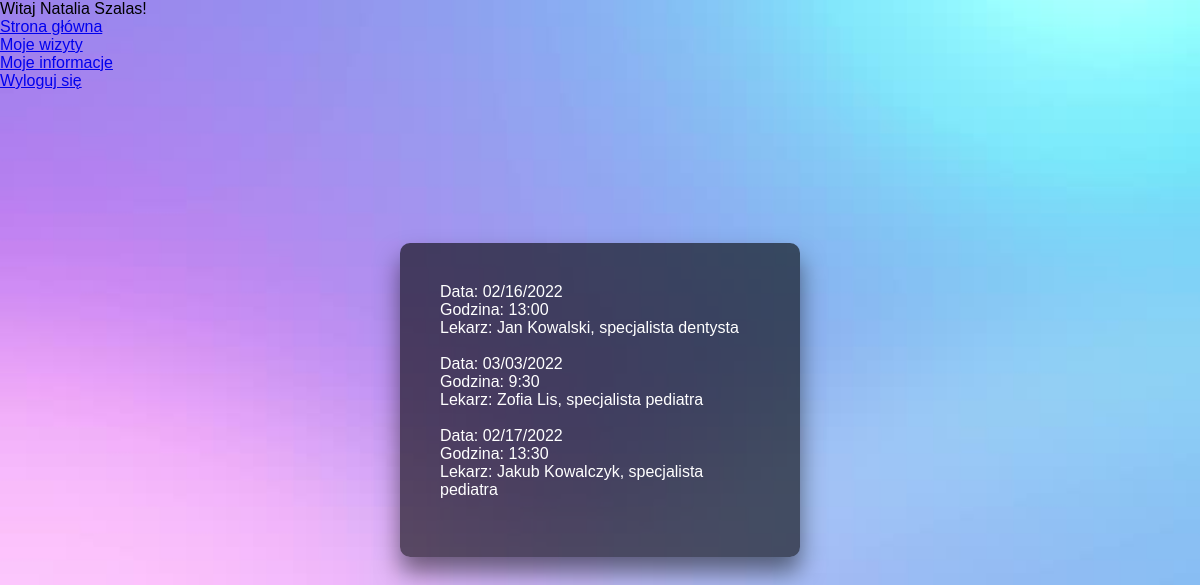
/moje_wizyty.php (signed in), run on the app's committed database.
### tables this page shows
CREATE TABLE `wizyty` (
  `id` int(11) NOT NULL,
  `id_lekarza` int(11) NOT NULL,
  `id_pacjenta` int(11) NOT NULL,
  `data` char(10) NOT NULL,
  `godzina` char(5) NOT NULL
);

CREATE TABLE `lekarze` (
  `id_lekarza` int(11) NOT NULL,
  `imie` char(12) NOT NULL,
  `nazwisko` char(32) NOT NULL,
  `specjalnosc` char(32) NOT NULL
);

### moje_wizyty.php (the view, shortened to what this page needs)
<?php
	echo "Witaj ".$_SESSION['uzytkownik'].'!</br>';
	echo "<a href='strona_glowna.php'>Strona główna</a></br>";
	echo "<a href='moje_wizyty.php'>Moje wizyty</a></br>";
	echo "<a href='moje_informacje.php'>Moje informacje</a></br>";
	echo "<a href='logout.php'>Wyloguj się</a>";
?>
<!DOCTYPE HTML>
<html lang="pl">
<head>
</head>
<body>
	<div class="main">
	<?php
		$pacjent = $_SESSION['id_pacjenta'];
		require_once "polaczenie.php";
		$polaczenie = @new mysqli($host,$db_user,$db_password,$db_name);
		$wizyty = $polaczenie->query("SELECT * FROM wizyty WHERE id_pacjenta='$pacjent'");
		while($rows = $wizyty->fetch_assoc()) {
			echo "Data: ".$rows['data']."</br>";
			echo "Godzina: ".$rows['godzina']."</br>";
			require_once "polaczenie.php";
			$polaczenie2 = @new mysqli($host,$db_user,$db_password,$db_name);
			$id_l = $rows['id_lekarza'];
			$lekarz = $polaczenie2->query("SELECT * FROM lekarze WHERE id_lekarza='$id_l'");
			$lekarz = $lekarz->fetch_assoc();
			echo "Lekarz: ".$lekarz['imie']." ".$lekarz['nazwisko'].", specjalista ".$lekarz['specjalnosc']."</br>"."</br>";
		}
	?>
	</div>
</body>
</html>

### moje_wizyty.php (style rules this page uses)
.main { position: absolute; top: 50%; left: 50%; transform: translate(-50%,-50%); width: 400px; padding: 40px; background: rgba(0, 0, 0, 0.6); box-sizing: border-box; box-shadow: 0 15px 25px rgba(0, 0, 0, 0.5); border-radius: 10px; color: #fff; }
body { margin: 0; padding: 0; font-family: sans-serif; background-image: url(gradient.jpg); background-size: cover; }

### data on the page
wizyty: data "02/16/2022", godzina "13:00", id_lekarza.imie "Jan", id_lekarza.nazwisko "Kowalski", id_lekarza.specjalnosc "dentysta"
wizyty: data "03/03/2022", godzina "9:30", id_lekarza.imie "Zofia", id_lekarza.nazwisko "Lis", id_lekarza.specjalnosc "pediatra"
wizyty: data "02/17/2022", godzina "13:30", id_lekarza.imie "Jakub", id_lekarza.nazwisko "Kowalczyk", id_lekarza.specjalnosc "pediatra"

### other printed values
$_SESSION['uzytkownik'] "Natalia Szalas"
